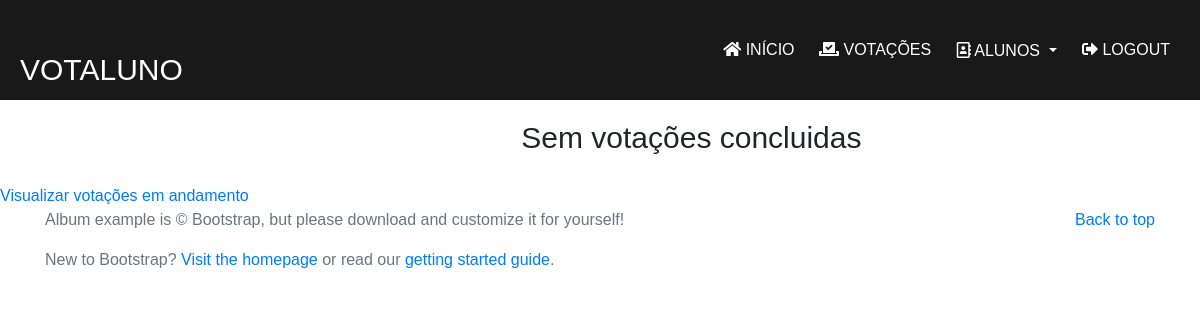
Page /concluidas/ (signed in) on the earlier database version.
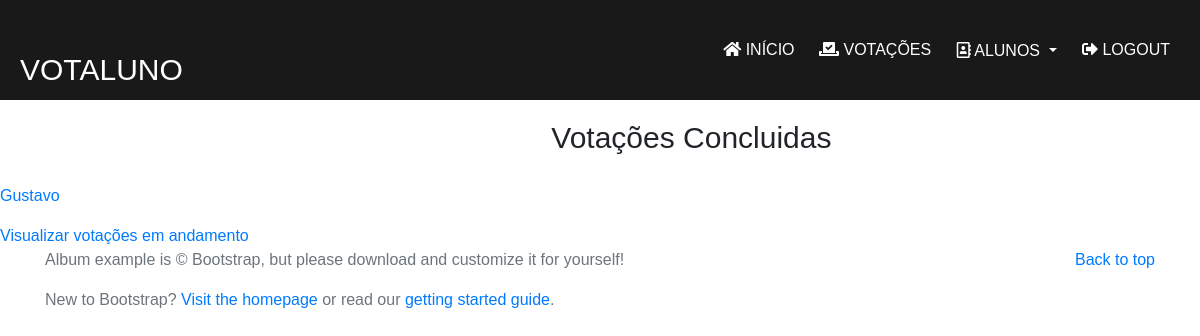
Same page on the later database version.
### votacoes/models.py (models this page shows)
class Votacao(models.Model):
    aluno = models.ForeignKey(Aluno,on_delete=models.CASCADE)
    created_date = models.DateTimeField(default=now, editable=False)
    votosP = models.IntegerField(default=0)
    votosN = models.IntegerField(default=0)
    concluida = models.BooleanField(default=False)

class Aluno(models.Model):
    imagemAluno = models.ImageField(upload_to='images/alunos')
    nomeAluno = models.CharField(
        max_length=255,
        null=False,
        blank=False
    )
    cursoAluno = models.CharField(
        max_length=50,
        null=False,
        blank=False
    )
    turmaAluno = models.CharField(
        max_length=1,
        null=False,
        blank=False
    )
    cpfAluno = models.CharField(
        max_length=14,
        null=False,
        blank=False
    )
    serieAluno = models.IntegerField(
        null=False,
        blank=False,
    )

### votacoes/views.py (the view)
# urls.py: path('concluidas/',views.concluidas,name='concluidas'),
@login_required
def concluidas(request):
    context = {}
    votacoesConcluidas = Votacao.objects.filter(concluida=True)
    context['votacoesConcluidas'] = votacoesConcluidas
    return render(request,'votacoes/concluidas.html',context)

### votacoes/templates/votacoes/concluidas.html
{% extends 'baseSite.html' %}
{% block content %}
{% if votacoesConcluidas %}
    <h2>Votações Concluidas</h2>
    <ul>
    {% for Votacao in votacoesConcluidas %}
        <li><a href="#">{{ Votacao.aluno.nomeAluno }}</a></li>
    {% endfor %}
    </ul>
    <a href="{% url 'emAndamento' %}">Visualizar votações em andamento</a>
{% else %}
    <h2>Sem votações concluidas</h2>
    <a href="{% url 'emAndamento' %}">Visualizar votações em andamento</a>
{% endif %}
{% endblock %}

Differences in the rows shown:
now on this page (row edited): Votacao: aluno.nomeAluno "Gustavo"
Other differences:
text no longer shown: "Sem votações concluidas"
text now shown: "Votações Concluidas"
